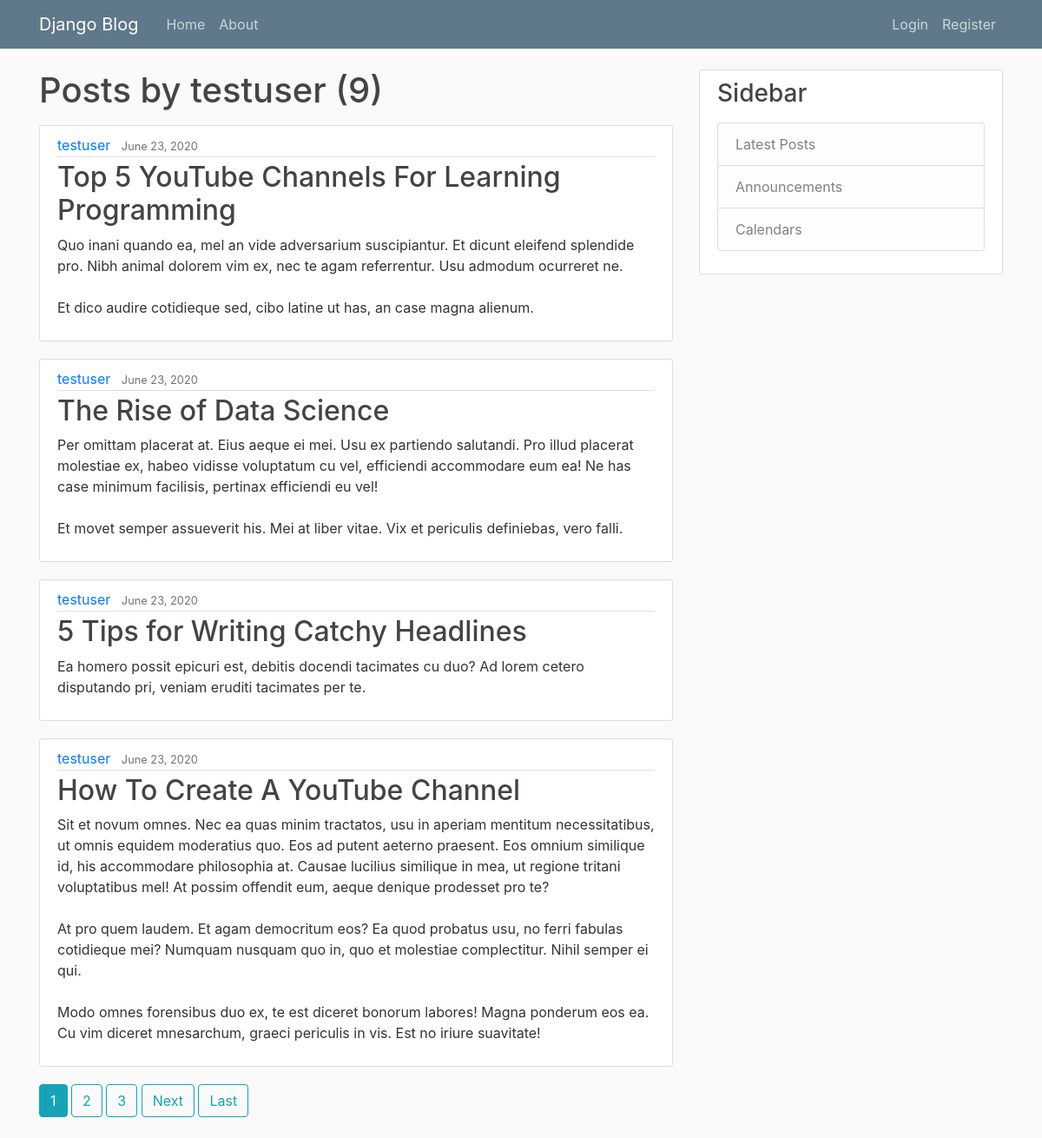
The app's page /user/testuser with its own data.
### blog/models.py (models this page shows, shortened)
class Post(models.Model):
    title = models.CharField(max_length=100)
    content = models.TextField()
    date_posted = models.DateTimeField(default=timezone.now)
    author = models.ForeignKey(User, on_delete = models.CASCADE)

### blog/views.py (the view)
# urls.py: path('user/<str:username>', UserPostListView.as_view(), name='user-posts'),
class UserPostListView(ListView):
    model = Post
    template_name = 'blog/user_posts.html' # <app>/<model>_<viewtype>.html
    context_object_name = 'posts'
    ordering = ['-date_posted']
    paginate_by = 4
    def get_queryset(self):
        user = get_object_or_404(User, username=self.kwargs.get('username'))
        return Post.objects.filter(author=user).order_by('-date_posted')

### blog/templates/blog/user_posts.html (shortened to what this page needs)
{% extends "blog/base.html" %}
{% block content %}
    <h1 class="mb-3">Posts by {{ view.kwargs.username }} ({{ page_obj.paginator.count }})</h1>
    {% for post in posts %}
    <article class="media content-section">
        <div class="media-body">
          <div class="article-metadata">
            <a class="mr-2" href="{% url 'user-posts' post.author.username %}">{{ post.author }}</a>
            <small class="text-muted">{{ post.date_posted|date:"F d, Y" }}</small>
          </div>
          <h2><a class="article-title" href="{% url 'post-detail' post.id %}">{{ post.title }}</a></h2>
          <p class="article-content">{{ post.content }}</p>
        </div>
      </article>
    {% endfor %}
    {% if is_paginated %}
      {% for num in page_obj.paginator.page_range %}
        {% if page_obj.number == num %}
          <a class="btn btn-info mb-4" href="?page={{ num }}">{{ num }}</a>
        {% elif num > page_obj.number|add:'-3' and num < page_obj.number|add:'3' %}
          <a class="btn btn-outline-info mb-4" href="?page={{ num }}">{{ num }}</a>
        {% endif %}
      {% endfor %}
      {% if page_obj.has_next %}
        <a class="btn btn-outline-info mb-4" href="?page={{ page_obj.next_page_number }}">Next</a>
        <a class="btn btn-outline-info mb-4" href="?page={{ page_obj.paginator.num_pages }}">Last</a>
      {% endif %}
    {% endif %}
{% endblock content %}

### blog/static/blog/main.css (style rules this page uses)
body { background: #fafafa; color: #333333; margin-top: 5rem; }
h1, h2, h3, h4, h5, h6 { color: #444444; }
.content-section { background: #ffffff; padding: 10px 20px; border: 1px solid #dddddd; border-radius: 3px; margin-bottom: 20px; }
.article-title { color: #444444; }
.article-content { white-space: pre-line; }
.article-metadata { padding-bottom: 1px; margin-bottom: 4px; border-bottom: 1px solid #e3e3e3 }

### records on screen
Post: author "testuser", date_posted "June 23, 2020", title "Top 5 YouTube Channels For Learning Programming", content "Quo inani quando ea, mel an vide adversarium suscipiantur. Et dicunt eleifend splendide pro. Nibh animal dolorem vim ex, nec te agam referrentur. Usu admodum ocurreret ne. Et dico audire cotidieque sed, cibo latine ut has, an case magna alienum."
Post: author "testuser", date_posted "June 23, 2020", title "The Rise of Data Science", content "Per omittam placerat at. Eius aeque ei mei. Usu ex partiendo salutandi. Pro illud placerat molestiae ex, habeo vidisse voluptatum cu vel, efficiendi accommodare eum ea! Ne has case minimum facilisis, pertinax efficiendi eu vel! Et movet semper assueverit his. Mei at liber vitae. Vix et periculis definiebas, vero falli."
Post: author "testuser", date_posted "June 23, 2020", title "5 Tips for Writing Catchy Headlines", content "Ea homero possit epicuri est, debitis docendi tacimates cu duo? Ad lorem cetero disputando pri, veniam eruditi tacimates per te."
Post: author "testuser", date_posted "June 23, 2020", title "How To Create A YouTube Channel", content "Sit et novum omnes. Nec ea quas minim tractatos, usu in aperiam mentitum necessitatibus, ut omnis equidem moderatius quo. Eos ad putent aeterno praesent. Eos omnium similique id, his accommodare philosophia at. Causae lucilius similique in mea, ut regione tritani voluptatibus mel! At possim offendit eum, aeque denique prodesset pro te? At pro quem laudem. Et agam democritum eos? Ea quod probatus usu, no ferri fabulas cotidieque mei? Numquam nusquam quo in, quo et molestiae complectitur. Nihil semper ei qui. Modo omnes forensibus duo ex, te est diceret bonorum labores! Magna ponderum eos ea. Cu vim diceret mnesarchum, graeci periculis in vis. Est no iriure suavitate!"

### other values on screen
{{ view.kwargs.username }} "testuser"
{{ page_obj.paginator.count }} "9"
{{ num }} "1"
{{ num }} "2" "3"
